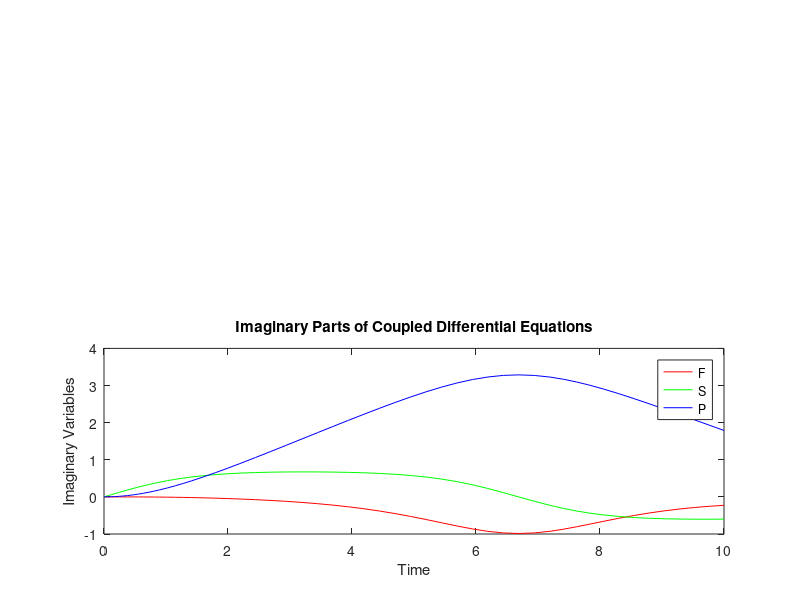

Here is the MATLAB script that generated this plot:
% This code is royally broken

function three_equations()
    % Define the time span
    tspan = [0, 10];
    
    % Define the initial conditions
    y0 = [1, 0, 0]; %[y1_initial, y2_initial, y3_initial];
    
    % Solve the system of differential equations using ode45
    [t, y] = ode45(@odeFunc, tspan, y0);
    
    % Extract the solutions for each variable
    y1 = y(:, 1);
    y2 = y(:, 2);
    y3 = y(:, 3);
    
    %{
    % Plot the results
    plot(t, y1, 'r', t, y2, 'g', t, y3, 'b');
    legend('y1', 'y2', 'y3');
    xlabel('Time');
    ylabel('Variables');
    title('Solution of Coupled Differential Equations');
    
    
    % Plot the real parts of the results
    subplot(2, 1, 1);
    plot(t, real(y1), 'r', t, real(y2), 'g', t, real(y3), 'b');
    legend('y1 (Real)', 'y2 (Real)', 'y3 (Real)');
    xlabel('Time');
    ylabel('Real Variables');
    title('Real Parts of Coupled Differential Equations');
    %}
    
    % Plot the imaginary parts of the results
    subplot(2, 1, 2);
    plot(t, imag(y1), 'r', t, imag(y2), 'g', t, imag(y3), 'b');
    legend('F', 'S', 'P'); %NOT SURE P AND F ARE THE RIGHT WAY AROUND
    xlabel('Time');
    ylabel('Imaginary Variables');
    title('Imaginary Parts of Coupled Differential Equations');
    
end


function dydt = odeFunc(t, x)
    % Function variables
    gamma = 1;
    kappa = 0.1;
    g = 1; % Coupling constant

    % Define your system of differential equations here
    dy1dt = 1i * gamma * conj(x(1)) * x(2) * exp(1i * kappa * t);
    dy2dt = 0.5i * gamma * x(1)^2 * exp(-1i * kappa * t);
    dy3dt = g * x(2);
    
    dydt = [dy1dt; dy2dt; dy3dt];
end

%main();

